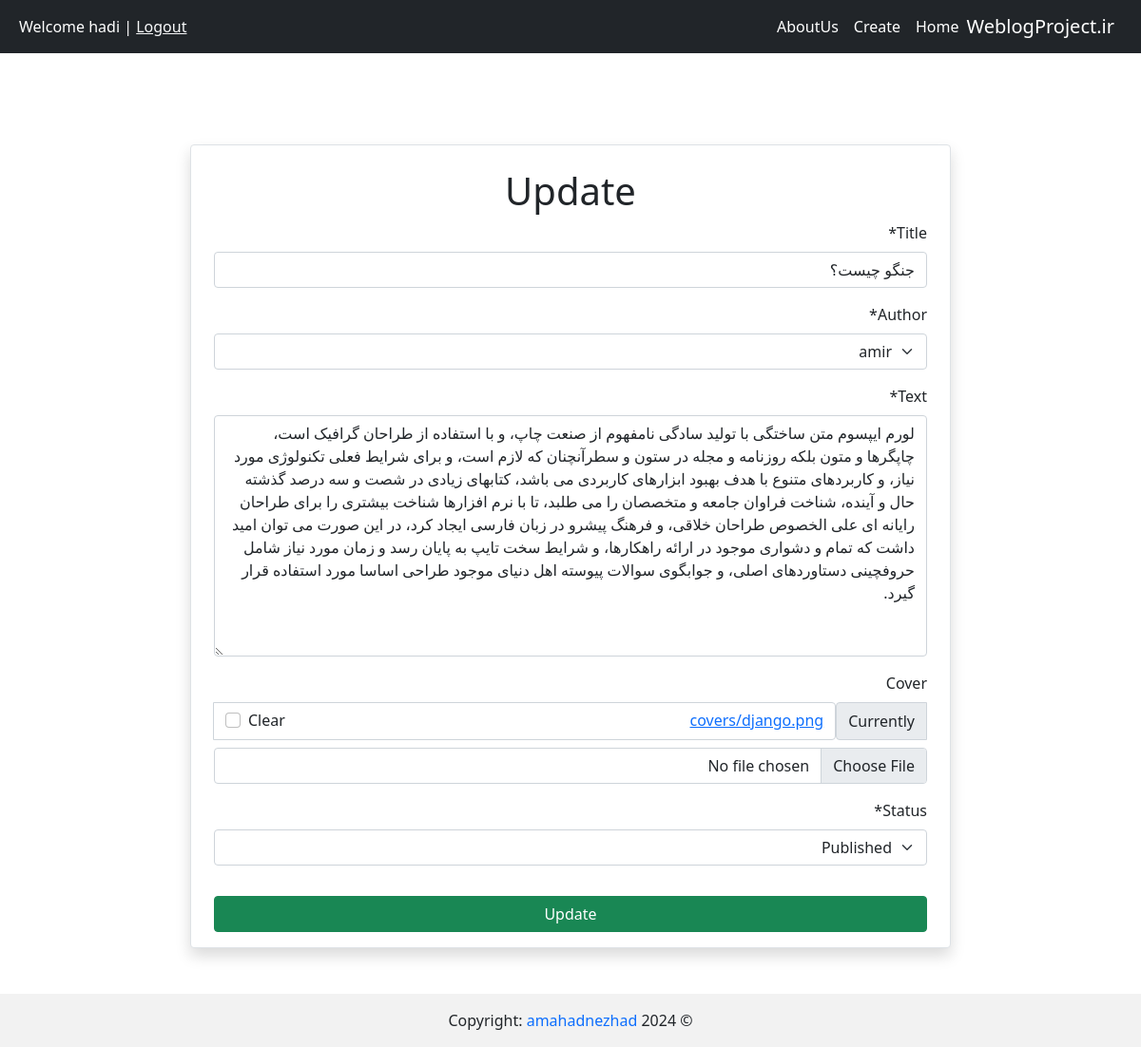
/post/6/update/ (signed in), run on the app's committed database.
### accounts/models.py (models this page shows)
class CustomUser(AbstractUser):
    pass

### blog/models.py (models this page shows, shortened)
class Post(models.Model):
    STATUS_CHOICES = (
        ('pub', 'Published'),
        ('drf', 'Draft'),
    )
    author = models.ForeignKey(get_user_model(), on_delete=models.CASCADE)
    title = models.CharField(max_length=200)
    text = models.TextField()
    status = models.CharField(choices=STATUS_CHOICES, max_length=3)
    cover = models.ImageField(upload_to='covers/', blank=True)
    likes = models.ManyToManyField(get_user_model(), related_name='liked_posts', blank=True)
    date_created = models.DateField(auto_now_add=True)
    datetime_created = models.DateTimeField(auto_now_add=True)
    datetime_modified = models.DateTimeField(auto_now=True)

### blog/views.py (the view)
# urls.py: path('post/<int:pk>/update/', PostUpdateView.as_view(), name='post_update'),
class PostUpdateView(LoginRequiredMixin, generic.UpdateView):
    model = Post
    form_class = PostForm
    template_name = "blog/post_update.html"

### blog/forms.py
class PostForm(forms.ModelForm):
    class Meta:
        model = Post
        fields = ['title', 'author', 'text', 'cover', 'status', ]

### blog/templates/blog/post_update.html (shortened to what this page needs)
{% extends "_base.html" %}
{% load crispy_forms_tags %}
{% block content %}
    <div class="d-flex justify-content-center mt-5" dir="rtl">
        <div class="col-xl-8 col-lg-4 col-md-5 col-sm-5 col-xs-6 bg-white m-3 m-sm-5 border rounded px-4 pt-4 pb-3 shadow">
            <h1 class="text-center">Update</h1>
            <form method="POST">
                {{ form|crispy }}
                <button type="submit" class="btn btn-success mt-3 w-100">Update</button>
            </form>
        </div>
    </div>
{% endblock content%}

### templates/_base.html (shortened to what this page needs)
<!DOCTYPE HTML PUBLIC "-//W3C//DTD HTML 4.01//EN" "http://www.w3.org/TR/html4/strict.dtd">
<html lang="en">
<head>
    <link href="https://cdn.jsdelivr.net/npm/bootstrap@5.1.3/dist/css/bootstrap.min.css" rel="stylesheet"
>
</head>
<body dir="rtl">
<nav class="navbar navbar-expand-lg navbar-dark bg-dark">
    <div class="container-fluid">
        <a class="navbar-brand" href="{% url 'posts_list' %}">WeblogProject.ir</a>
        <div class="collapse navbar-collapse" id="navbarNavAltMarkup">
            <div class="navbar-nav">
                <a class="nav-link active"  href="{% url 'posts_list' %}">Home</a>
                <a class="nav-link active" href="{% url 'post_create' %}">Create</a>
                <a class="nav-link active" href="{% url 'aboutus' %}">AboutUs</a>
            </div>
        </div>
        <div class="mx-2 text-white">
            {% if user.is_authenticated %}
                Welcome {{ user.username }} | <a class="text-light" href="{% url 'account_logout' %}">Logout</a>
            {% else %}
                <a class="text-light" href="{% url 'account_login' %}">Login</a> | <a class="text-light" href="{% url 'account_signup' %}">SignUp</a>
            {% endif %}
        </div>
    </div>
</nav>
{% block content %}
{% endblock content %}
<footer class="bg-body-tertiary text-center text-lg-start">
  <div class="text-center p-3" style="background-color: rgba(0, 0, 0, 0.05);">
    © 2024 Copyright:
    <a class="text-decoration-none" href="https://github.com/amahadnezhad">amahadnezhad</a>
  </div>
</footer>
</body>
</html>

### data on the page
CustomUser: username "hadi"
Post: title "جنگو چیست؟", author "amir", text "لورم ایپسوم متن ساختگی با تولید سادگی نامفهوم از صنعت چاپ، و با استفاده از طراحان گرافیک است، چاپگرها و متون بلکه روزنامه و مجله در ستون و سطرآنچنان که لازم است، و برای شرایط فعلی تکنولوژی مورد نیاز، و کاربردهای متنوع با هدف بهبود ابزارهای کاربردی می باشد، کتابهای زیادی در شصت و سه درصد گذشته حال و آینده، شناخت فراوان جامعه و متخصصان را می طلبد، تا با نرم افزارها شناخت بیشتری را برای طراحان رایانه ای علی الخصوص طراحان خلاقی، و فرهنگ پیشرو در زبان فارسی ایجاد کرد، در این صورت می توان امید داشت که تمام و دشواری موجود در ارائه راهکارها، و شرایط سخت تایپ به پایان رسد و زمان مورد نیاز شامل حروفچینی دستاوردهای اصلی، و جوابگوی سوالات پیوسته اهل دنیای موجود طراحی اساسا مورد استفاده قرار گیرد.", status "Published"
